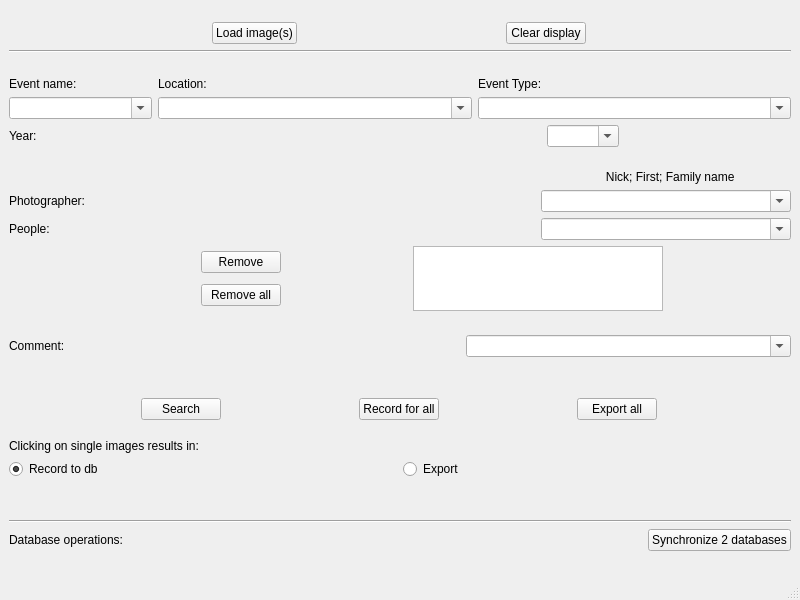
<?xml version="1.0" encoding="UTF-8"?>
<ui version="4.0">
 <class>MainWindow</class>
 <widget class="QMainWindow" name="MainWindow">
  <property name="geometry">
   <rect>
    <x>0</x>
    <y>0</y>
    <width>800</width>
    <height>600</height>
   </rect>
  </property>
  <property name="windowTitle">
   <string>Antony</string>
  </property>
  <property name="windowIcon">
   <iconset>
    <normaloff>icon.png</normaloff>
    <normalon>icon.png</normalon>icon.png</iconset>
  </property>
  <widget class="QWidget" name="centralwidget">
   <layout class="QHBoxLayout" name="horizontalLayout_12">
    <item>
     <layout class="QVBoxLayout" name="verticalLayout_3">
      <item>
       <spacer name="verticalSpacer_5">
        <property name="orientation">
         <enum>Qt::Vertical</enum>
        </property>
        <property name="sizeType">
         <enum>QSizePolicy::Fixed</enum>
        </property>
        <property name="sizeHint" stdset="0">
         <size>
          <width>20</width>
          <height>13</height>
         </size>
        </property>
       </spacer>
      </item>
      <item>
       <layout class="QHBoxLayout" name="horizontalLayout">
        <item>
         <widget class="QPushButton" name="ImLoad_button">
          <property name="sizePolicy">
           <sizepolicy hsizetype="Fixed" vsizetype="Fixed">
            <horstretch>0</horstretch>
            <verstretch>0</verstretch>
           </sizepolicy>
          </property>
          <property name="text">
           <string>Load image(s)</string>
          </property>
         </widget>
        </item>
        <item>
         <widget class="QPushButton" name="ImClear_button">
          <property name="sizePolicy">
           <sizepolicy hsizetype="Fixed" vsizetype="Fixed">
            <horstretch>0</horstretch>
            <verstretch>0</verstretch>
           </sizepolicy>
          </property>
          <property name="text">
           <string>Clear display</string>
          </property>
         </widget>
        </item>
       </layout>
      </item>
      <item>
       <widget class="Line" name="line">
        <property name="orientation">
         <enum>Qt::Horizontal</enum>
        </property>
       </widget>
      </item>
      <item>
       <spacer name="verticalSpacer_4">
        <property name="orientation">
         <enum>Qt::Vertical</enum>
        </property>
        <property name="sizeHint" stdset="0">
         <size>
          <width>421</width>
          <height>13</height>
         </size>
        </property>
       </spacer>
      </item>
      <item>
       <layout class="QHBoxLayout" name="horizontalLayout_5">
        <item>
         <layout class="QVBoxLayout" name="verticalLayout_4">
          <item>
           <widget class="QLabel" name="EventLable">
            <property name="text">
             <string>Event name:</string>
            </property>
           </widget>
          </item>
          <item>
           <widget class="QComboBox" name="event_comboBox">
            <property name="sizePolicy">
             <sizepolicy hsizetype="Fixed" vsizetype="Fixed">
              <horstretch>0</horstretch>
              <verstretch>0</verstretch>
             </sizepolicy>
            </property>
            <property name="minimumSize">
             <size>
              <width>143</width>
              <height>0</height>
             </size>
            </property>
            <property name="editable">
             <bool>true</bool>
            </property>
           </widget>
          </item>
         </layout>
        </item>
        <item>
         <layout class="QVBoxLayout" name="verticalLayout_6">
          <item>
           <widget class="QLabel" name="label_2">
            <property name="text">
             <string>Location:</string>
            </property>
           </widget>
          </item>
          <item>
           <widget class="QComboBox" name="loc_comboBox">
            <property name="editable">
             <bool>true</bool>
            </property>
            <property name="currentIndex">
             <number>-1</number>
            </property>
           </widget>
          </item>
         </layout>
        </item>
        <item>
         <layout class="QVBoxLayout" name="verticalLayout_5">
          <item>
           <widget class="QLabel" name="label_3">
            <property name="text">
             <string>Event Type:</string>
            </property>
           </widget>
          </item>
          <item>
           <widget class="QComboBox" name="etype_comboBox">
            <property name="editable">
             <bool>true</bool>
            </property>
           </widget>
          </item>
         </layout>
        </item>
       </layout>
      </item>
      <item>
       <layout class="QHBoxLayout" name="horizontalLayout_4">
        <item>
         <widget class="QLabel" name="YearLable">
          <property name="minimumSize">
           <size>
            <width>132</width>
            <height>0</height>
           </size>
          </property>
          <property name="text">
           <string>Year:</string>
          </property>
         </widget>
        </item>
        <item>
         <widget class="QComboBox" name="year_comboBox">
          <property name="sizePolicy">
           <sizepolicy hsizetype="Fixed" vsizetype="Fixed">
            <horstretch>0</horstretch>
            <verstretch>0</verstretch>
           </sizepolicy>
          </property>
          <property name="minimumSize">
           <size>
            <width>60</width>
            <height>0</height>
           </size>
          </property>
          <property name="editable">
           <bool>true</bool>
          </property>
         </widget>
        </item>
        <item>
         <spacer name="horizontalSpacer">
          <property name="orientation">
           <enum>Qt::Horizontal</enum>
          </property>
          <property name="sizeType">
           <enum>QSizePolicy::Preferred</enum>
          </property>
          <property name="sizeHint" stdset="0">
           <size>
            <width>172</width>
            <height>20</height>
           </size>
          </property>
         </spacer>
        </item>
       </layout>
      </item>
      <item>
       <spacer name="verticalSpacer_7">
        <property name="orientation">
         <enum>Qt::Vertical</enum>
        </property>
        <property name="sizeHint" stdset="0">
         <size>
          <width>421</width>
          <height>13</height>
         </size>
        </property>
       </spacer>
      </item>
      <item>
       <layout class="QHBoxLayout" name="horizontalLayout_3" stretch="0">
        <item>
         <widget class="QLabel" name="NameOrder_label">
          <property name="sizePolicy">
           <sizepolicy hsizetype="Preferred" vsizetype="Preferred">
            <horstretch>0</horstretch>
            <verstretch>0</verstretch>
           </sizepolicy>
          </property>
          <property name="layoutDirection">
           <enum>Qt::LeftToRight</enum>
          </property>
          <property name="text">
           <string>Nick; First; Family name                 </string>
          </property>
          <property name="alignment">
           <set>Qt::AlignRight|Qt::AlignTrailing|Qt::AlignVCenter</set>
          </property>
         </widget>
        </item>
       </layout>
      </item>
      <item>
       <layout class="QHBoxLayout" name="horizontalLayout_2">
        <item>
         <widget class="QLabel" name="AuthorLable">
          <property name="text">
           <string>Photographer:</string>
          </property>
         </widget>
        </item>
        <item>
         <widget class="QComboBox" name="Author_cb">
          <property name="enabled">
           <bool>true</bool>
          </property>
          <property name="sizePolicy">
           <sizepolicy hsizetype="Fixed" vsizetype="Fixed">
            <horstretch>0</horstretch>
            <verstretch>0</verstretch>
           </sizepolicy>
          </property>
          <property name="minimumSize">
           <size>
            <width>250</width>
            <height>0</height>
           </size>
          </property>
          <property name="editable">
           <bool>true</bool>
          </property>
          <property name="insertPolicy">
           <enum>QComboBox::InsertAlphabetically</enum>
          </property>
         </widget>
        </item>
       </layout>
      </item>
      <item>
       <layout class="QHBoxLayout" name="horizontalLayout_6">
        <item>
         <widget class="QLabel" name="PeopleLablel">
          <property name="text">
           <string>People:</string>
          </property>
         </widget>
        </item>
        <item>
         <widget class="QComboBox" name="People_comboBox">
          <property name="sizePolicy">
           <sizepolicy hsizetype="Fixed" vsizetype="Fixed">
            <horstretch>0</horstretch>
            <verstretch>0</verstretch>
           </sizepolicy>
          </property>
          <property name="minimumSize">
           <size>
            <width>250</width>
            <height>0</height>
           </size>
          </property>
          <property name="editable">
           <bool>true</bool>
          </property>
          <property name="insertPolicy">
           <enum>QComboBox::InsertAlphabetically</enum>
          </property>
         </widget>
        </item>
       </layout>
      </item>
      <item>
       <layout class="QHBoxLayout" name="horizontalLayout_7">
        <item>
         <spacer name="horizontalSpacer_3">
          <property name="orientation">
           <enum>Qt::Horizontal</enum>
          </property>
          <property name="sizeType">
           <enum>QSizePolicy::Preferred</enum>
          </property>
          <property name="sizeHint" stdset="0">
           <size>
            <width>40</width>
            <height>20</height>
           </size>
          </property>
         </spacer>
        </item>
        <item>
         <spacer name="horizontalSpacer_2">
          <property name="orientation">
           <enum>Qt::Horizontal</enum>
          </property>
          <property name="sizeType">
           <enum>QSizePolicy::Preferred</enum>
          </property>
          <property name="sizeHint" stdset="0">
           <size>
            <width>26</width>
            <height>20</height>
           </size>
          </property>
         </spacer>
        </item>
        <item>
         <layout class="QVBoxLayout" name="verticalLayout">
          <item>
           <widget class="QPushButton" name="RemovePeople_button">
            <property name="sizePolicy">
             <sizepolicy hsizetype="Preferred" vsizetype="Fixed">
              <horstretch>0</horstretch>
              <verstretch>0</verstretch>
             </sizepolicy>
            </property>
            <property name="text">
             <string>Remove</string>
            </property>
           </widget>
          </item>
          <item>
           <widget class="QPushButton" name="ClearPeopleList_button">
            <property name="sizePolicy">
             <sizepolicy hsizetype="Fixed" vsizetype="Fixed">
              <horstretch>0</horstretch>
              <verstretch>0</verstretch>
             </sizepolicy>
            </property>
            <property name="text">
             <string>Remove all</string>
            </property>
           </widget>
          </item>
         </layout>
        </item>
        <item>
         <widget class="QListWidget" name="people_listWidget">
          <property name="sizePolicy">
           <sizepolicy hsizetype="Fixed" vsizetype="Fixed">
            <horstretch>0</horstretch>
            <verstretch>0</verstretch>
           </sizepolicy>
          </property>
          <property name="maximumSize">
           <size>
            <width>250</width>
            <height>65</height>
           </size>
          </property>
          <property name="acceptDrops">
           <bool>false</bool>
          </property>
          <property name="horizontalScrollBarPolicy">
           <enum>Qt::ScrollBarAlwaysOff</enum>
          </property>
         </widget>
        </item>
       </layout>
      </item>
      <item>
       <spacer name="verticalSpacer_8">
        <property name="orientation">
         <enum>Qt::Vertical</enum>
        </property>
        <property name="sizeHint" stdset="0">
         <size>
          <width>421</width>
          <height>13</height>
         </size>
        </property>
       </spacer>
      </item>
      <item>
       <layout class="QHBoxLayout" name="horizontalLayout_8">
        <item>
         <widget class="QLabel" name="CommentLable">
          <property name="sizePolicy">
           <sizepolicy hsizetype="Preferred" vsizetype="Preferred">
            <horstretch>0</horstretch>
            <verstretch>0</verstretch>
           </sizepolicy>
          </property>
          <property name="text">
           <string>Comment:</string>
          </property>
         </widget>
        </item>
        <item>
         <widget class="QPlainTextEdit" name="CommentInput_text">
          <property name="enabled">
           <bool>true</bool>
          </property>
          <property name="sizePolicy">
           <sizepolicy hsizetype="Fixed" vsizetype="Fixed">
            <horstretch>0</horstretch>
            <verstretch>0</verstretch>
           </sizepolicy>
          </property>
          <property name="maximumSize">
           <size>
            <width>0</width>
            <height>0</height>
           </size>
          </property>
          <property name="tabChangesFocus">
           <bool>true</bool>
          </property>
         </widget>
        </item>
        <item>
         <widget class="QComboBox" name="Comment_cb">
          <property name="sizePolicy">
           <sizepolicy hsizetype="Fixed" vsizetype="Fixed">
            <horstretch>0</horstretch>
            <verstretch>0</verstretch>
           </sizepolicy>
          </property>
          <property name="minimumSize">
           <size>
            <width>325</width>
            <height>0</height>
           </size>
          </property>
          <property name="toolTip">
           <string>separate more comments by ;</string>
          </property>
          <property name="layoutDirection">
           <enum>Qt::LeftToRight</enum>
          </property>
          <property name="editable">
           <bool>true</bool>
          </property>
          <property name="insertPolicy">
           <enum>QComboBox::InsertAlphabetically</enum>
          </property>
         </widget>
        </item>
       </layout>
      </item>
      <item>
       <spacer name="verticalSpacer_2">
        <property name="orientation">
         <enum>Qt::Vertical</enum>
        </property>
        <property name="sizeHint" stdset="0">
         <size>
          <width>20</width>
          <height>13</height>
         </size>
        </property>
       </spacer>
      </item>
      <item>
       <spacer name="verticalSpacer_3">
        <property name="orientation">
         <enum>Qt::Vertical</enum>
        </property>
        <property name="sizeHint" stdset="0">
         <size>
          <width>421</width>
          <height>13</height>
         </size>
        </property>
       </spacer>
      </item>
      <item>
       <layout class="QHBoxLayout" name="horizontalLayout_9">
        <item>
         <widget class="QPushButton" name="SearchDB_button">
          <property name="sizePolicy">
           <sizepolicy hsizetype="Fixed" vsizetype="Fixed">
            <horstretch>0</horstretch>
            <verstretch>0</verstretch>
           </sizepolicy>
          </property>
          <property name="text">
           <string>Search</string>
          </property>
         </widget>
        </item>
        <item>
         <widget class="QPushButton" name="AllInsert_button">
          <property name="sizePolicy">
           <sizepolicy hsizetype="Fixed" vsizetype="Fixed">
            <horstretch>0</horstretch>
            <verstretch>0</verstretch>
           </sizepolicy>
          </property>
          <property name="text">
           <string>Record for all</string>
          </property>
         </widget>
        </item>
        <item>
         <widget class="QPushButton" name="ExportAll_button">
          <property name="sizePolicy">
           <sizepolicy hsizetype="Fixed" vsizetype="Fixed">
            <horstretch>0</horstretch>
            <verstretch>0</verstretch>
           </sizepolicy>
          </property>
          <property name="text">
           <string>Export all</string>
          </property>
         </widget>
        </item>
       </layout>
      </item>
      <item>
       <spacer name="verticalSpacer">
        <property name="orientation">
         <enum>Qt::Vertical</enum>
        </property>
        <property name="sizeType">
         <enum>QSizePolicy::Fixed</enum>
        </property>
        <property name="sizeHint" stdset="0">
         <size>
          <width>20</width>
          <height>13</height>
         </size>
        </property>
       </spacer>
      </item>
      <item>
       <widget class="QLabel" name="SingleImactionLabel">
        <property name="text">
         <string>Clicking on single images results in:</string>
        </property>
        <property name="wordWrap">
         <bool>true</bool>
        </property>
       </widget>
      </item>
      <item>
       <layout class="QHBoxLayout" name="horizontalLayout_10">
        <item>
         <widget class="QRadioButton" name="insertRadioButton">
          <property name="text">
           <string>Record to db</string>
          </property>
          <property name="checked">
           <bool>true</bool>
          </property>
         </widget>
        </item>
        <item>
         <widget class="QRadioButton" name="exportIm_radioButton">
          <property name="text">
           <string>Export</string>
          </property>
         </widget>
        </item>
       </layout>
      </item>
      <item>
       <spacer name="verticalSpacer_6">
        <property name="orientation">
         <enum>Qt::Vertical</enum>
        </property>
        <property name="sizeHint" stdset="0">
         <size>
          <width>421</width>
          <height>13</height>
         </size>
        </property>
       </spacer>
      </item>
      <item>
       <spacer name="verticalSpacer_10">
        <property name="orientation">
         <enum>Qt::Vertical</enum>
        </property>
        <property name="sizeHint" stdset="0">
         <size>
          <width>421</width>
          <height>13</height>
         </size>
        </property>
       </spacer>
      </item>
      <item>
       <widget class="Line" name="line_4">
        <property name="orientation">
         <enum>Qt::Horizontal</enum>
        </property>
       </widget>
      </item>
      <item>
       <layout class="QHBoxLayout" name="horizontalLayout_11">
        <item>
         <widget class="QLabel" name="label">
          <property name="text">
           <string>Database operations:</string>
          </property>
         </widget>
        </item>
        <item>
         <widget class="QPushButton" name="dbSync_pushButton">
          <property name="sizePolicy">
           <sizepolicy hsizetype="Fixed" vsizetype="Fixed">
            <horstretch>0</horstretch>
            <verstretch>0</verstretch>
           </sizepolicy>
          </property>
          <property name="text">
           <string>Synchronize 2 databases</string>
          </property>
         </widget>
        </item>
       </layout>
      </item>
      <item>
       <spacer name="verticalSpacer_9">
        <property name="orientation">
         <enum>Qt::Vertical</enum>
        </property>
        <property name="sizeHint" stdset="0">
         <size>
          <width>421</width>
          <height>13</height>
         </size>
        </property>
       </spacer>
      </item>
     </layout>
    </item>
    <item>
     <layout class="QVBoxLayout" name="ImDisplay"/>
    </item>
   </layout>
  </widget>
  <widget class="QMenuBar" name="menubar">
   <property name="geometry">
    <rect>
     <x>0</x>
     <y>0</y>
     <width>800</width>
     <height>20</height>
    </rect>
   </property>
  </widget>
  <widget class="QStatusBar" name="statusbar"/>
 </widget>
 <tabstops>
  <tabstop>ImLoad_button</tabstop>
  <tabstop>ImClear_button</tabstop>
  <tabstop>year_comboBox</tabstop>
  <tabstop>Author_cb</tabstop>
  <tabstop>People_comboBox</tabstop>
  <tabstop>people_listWidget</tabstop>
  <tabstop>RemovePeople_button</tabstop>
  <tabstop>ClearPeopleList_button</tabstop>
  <tabstop>CommentInput_text</tabstop>
  <tabstop>SearchDB_button</tabstop>
  <tabstop>AllInsert_button</tabstop>
  <tabstop>ExportAll_button</tabstop>
  <tabstop>insertRadioButton</tabstop>
  <tabstop>exportIm_radioButton</tabstop>
  <tabstop>dbSync_pushButton</tabstop>
 </tabstops>
 <resources/>
 <connections/>
</ui>
